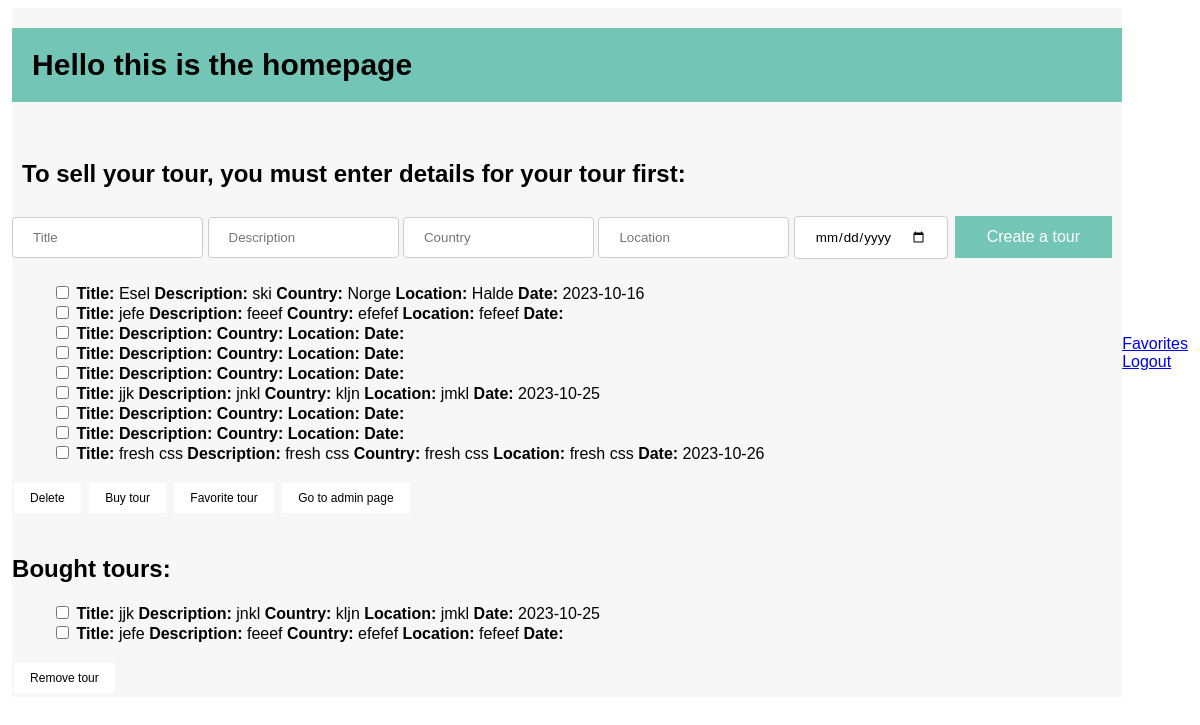
Screenshot of /homepage with the database file from the repository.
### tables this page shows
CREATE TABLE Tour(
                ID INTEGER PRIMARY KEY AUTOINCREMENT,
                Title TEXT,
                Description TEXT,
                Country TEXT,
                Location TEXT,
                Date DATETIME
    );

CREATE TABLE TourBooked(
                User_ID INTEGER,
                Tour_ID INTEGER
    );

### app.py (the view)
@application.route('/homepage')
def homepage():
    global global_user_id
    db = sqlite3.connect('backend/database/database.db')
    cursor = db.cursor()
    cursor.execute("SELECT * from Tour")
    list = cursor.fetchall()
    cursor.execute('''SELECT *
    FROM Tour
    INNER JOIN TourBooked on Tour.ID = TourBooked.Tour_ID
    WHERE TourBooked.User_ID = ?''', (global_user_id,))
    list_of_bought_tours = cursor.fetchall()
    db.close()
    return render_template('/homepage.html', list_of_tours=list, list_of_bought_tours=list_of_bought_tours)

### frontend/templates/homepage.html (shortened to what this page needs)
<!DOCTYPE html>
<html lang="en">
<head>
    <link rel="stylesheet" type="text/css" href="{{ url_for('static', filename='css/homepage.css') }}">
</head>
<body>
<div id="grid">
    <div id="colored_body">
    <h1 id="intro">Hello this is the homepage</h1><br>
    <h2 id="instruction">To sell your tour, you must enter details for your tour first:</h2>
    <form action="/create_a_tour" , method="POST" id="form_create_tour_input">
        <input type="text" , name="Title" , placeholder="Title" class="input_styling">
        <input type="text" , name="Description" , placeholder="Description" class="input_styling">
        <input type="text" , name="Country" , placeholder="Country" class="input_styling">
        <input type="text" , name="Location" , placeholder="Location" class="input_styling">
        <input type="date" , name="Date" class="input_styling">
        <button type="submit" class="tour_button_styling">Create a tour</button>
    </form>
    <form action="/checkbox_tour" method="POST" id="available_tours">
        <ul>
            {% for tour in list_of_tours%}
            <li>
                <input type="checkbox" name="checkbox_row" value="{{ tour[0] }}">
                <strong>Title:</strong> {{ tour[1] }}
                <strong>Description:</strong> {{ tour[2] }}
                <strong>Country:</strong> {{ tour[3] }}
                <strong>Location:</strong> {{ tour[4] }}
                <strong>Date:</strong> {{ tour[5] }}
            </li>
            {% endfor %}
        </ul>
        <button type="submit" name="handle_action" value="delete" class="checkbox_button_styling">Delete</button>
        <button type="submit" name="handle_action" value="buy" class="checkbox_button_styling">Buy tour</button>
        <button type="submit" name="handle_action" value="favorite" class="checkbox_button_styling">Favorite tour</button>
        <button type="submit" name="handle_action" value="admin" class="checkbox_button_styling">Go to admin page</button> <br>
    </form> <br>
    <h2>Bought tours:</h2>
    <form action="/remove_bought_tour" method="POST" id="bought_tours">
        <ul>
            {% for tour in list_of_bought_tours %}
            <li>
                <input type="checkbox" name="checkbox_bought_tour" value="{{ tour[0] }}">
                <strong>Title:</strong> {{ tour[1] }}
                <strong>Description:</strong> {{ tour[2] }}
                <strong>Country:</strong> {{ tour[3] }}
                <strong>Location:</strong> {{ tour[4] }}
                <strong>Date:</strong> {{ tour[5] }}
            </li>
            {% endfor %}
        </ul>
        <button type="submit" name="handle_action" value="delete" class="checkbox_button_styling">Remove tour</button>
    </form>
    </div>
    <div id="sidebar">
        <a href="{{ url_for('favorites') }}">Favorites</a> <br>
        <a href="{{ url_for('index') }}">Logout</a>
    </div>
</div>
</body>
</html>

### static/css/homepage.css (style rules this page uses)
* { font-family: "Gill Sans", sans-serif; }
#grid { display: grid; grid-template-columns: 1fr 1fr 1fr 1fr 1fr grid-template-rows: 1fr 1fr 1fr 1fr 1fr 1fr 1fr }
#intro { font-decoration: none; font-size: 30px; font-weight: 900; grid-column: 2/4; grid-row: 1/2; background-color: #73C6B6; padding: 20px; }
#instruction { font-decoration: none; grid-column: 2/5; grid-row: 1/2; padding-left: 10px; }
#form_create_tour_input { grid-column: 2/4; grid-row: 2/3; }
.input_styling { padding: 12px 20px; margin: 8px 0; display: inline-block; border: 1px solid #ccc; border-radius: 4px; box-sizing: border-box; }
.tour_button_styling { background-color: #73C6B6; border: none; color: white; padding: 12px 32px; text-align: center; text-decoration: none; display: inline-block; font-size: 16px; margin: 4px 2px; cursor: pointer; }
.checkbox_button_styling { background-color: #ffffff; border: none; color: black; padding: 8px 16px; text-align: center; text-decoration: none; display: inline-block; font-size: 12px; margin: 4px 2px; cursor: pointer; }
#available_tours { grid-column: 2/4; grid-row: 3/4; }
#bought_tours { grid-column: 2/4; grid-row: 5/6; }
#colored_body { grid-column: 2/4; grid-row: 1/6; background-color: #F7F7F7; }
#sidebar { grid-column: 4/5; grid-row: 3/4; }
ul { list-style-type: none; }

### rows the page displays
Tour: Title "Esel", Description "ski", Country "Norge", Location "Halde", Date "2023-10-16"
Tour: Title "jefe", Description "feeef", Country "efefef", Location "fefeef"
Tour: Title "jjk", Description "jnkl", Country "kljn", Location "jmkl", Date "2023-10-25"
Tour: Title "fresh css", Description "fresh css", Country "fresh css", Location "fresh css", Date "2023-10-26"
TourBooked: Title "jjk", Description "jnkl", Country "kljn", Location "jmkl", Date "2023-10-25"
TourBooked: Title "jefe", Description "feeef", Country "efefef", Location "fefeef"
